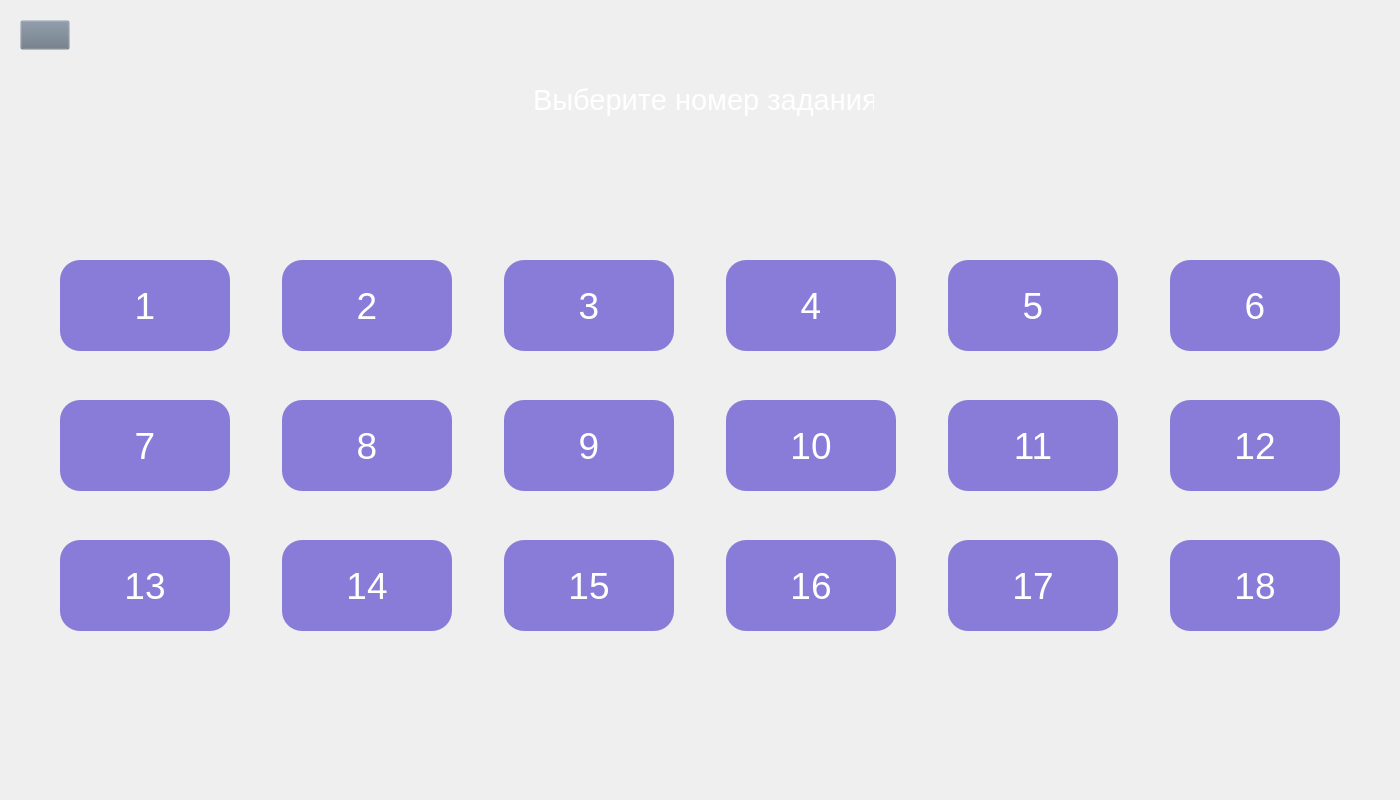
<?xml version="1.0" encoding="UTF-8"?>
<ui version="4.0">
 <class>Form</class>
 <widget class="QWidget" name="Form">
  <property name="geometry">
   <rect>
    <x>0</x>
    <y>0</y>
    <width>1400</width>
    <height>800</height>
   </rect>
  </property>
  <property name="windowTitle">
   <string>Form</string>
  </property>
  <property name="styleSheet">
   <string notr="true">QPushButton#back{
	background-color: rgba(105, 118, 132, 0);
}
QPushButton#back:pressed{
	padding-left: 2px;
	padding-top: 2px;
}</string>
  </property>
  <widget class="QPushButton" name="back">
   <property name="geometry">
    <rect>
     <x>20</x>
     <y>20</y>
     <width>50</width>
     <height>30</height>
    </rect>
   </property>
   <property name="text">
    <string/>
   </property>
   <property name="icon">
    <iconset>
     <normaloff>../Images/right-arrows.png</normaloff>../Images/right-arrows.png</iconset>
   </property>
   <property name="iconSize">
    <size>
     <width>30</width>
     <height>30</height>
    </size>
   </property>
  </widget>
  <widget class="QPushButton" name="exercise_1">
   <property name="geometry">
    <rect>
     <x>60</x>
     <y>260</y>
     <width>170</width>
     <height>91</height>
    </rect>
   </property>
   <property name="font">
    <font>
     <family>MS Shell Dlg 2</family>
     <pointsize>28</pointsize>
    </font>
   </property>
   <property name="styleSheet">
    <string notr="true">background-color: rgb(107,92,209,200); color: White; border-radius: 20px; </string>
   </property>
   <property name="text">
    <string>1</string>
   </property>
  </widget>
  <widget class="QPushButton" name="exercise_2">
   <property name="geometry">
    <rect>
     <x>282</x>
     <y>260</y>
     <width>170</width>
     <height>91</height>
    </rect>
   </property>
   <property name="font">
    <font>
     <family>MS Shell Dlg 2</family>
     <pointsize>28</pointsize>
    </font>
   </property>
   <property name="styleSheet">
    <string notr="true">background-color: rgb(107,92,209,200); color: White; border-radius: 20px; </string>
   </property>
   <property name="text">
    <string>2</string>
   </property>
  </widget>
  <widget class="QPushButton" name="exercise_3">
   <property name="geometry">
    <rect>
     <x>504</x>
     <y>260</y>
     <width>170</width>
     <height>91</height>
    </rect>
   </property>
   <property name="font">
    <font>
     <family>MS Shell Dlg 2</family>
     <pointsize>28</pointsize>
    </font>
   </property>
   <property name="styleSheet">
    <string notr="true">background-color: rgb(107,92,209,200); color: White; border-radius: 20px; </string>
   </property>
   <property name="text">
    <string>3</string>
   </property>
  </widget>
  <widget class="QPushButton" name="exercise_4">
   <property name="geometry">
    <rect>
     <x>726</x>
     <y>260</y>
     <width>170</width>
     <height>91</height>
    </rect>
   </property>
   <property name="font">
    <font>
     <family>MS Shell Dlg 2</family>
     <pointsize>28</pointsize>
    </font>
   </property>
   <property name="styleSheet">
    <string notr="true">background-color: rgb(107,92,209,200); color: White; border-radius: 20px; </string>
   </property>
   <property name="text">
    <string>4</string>
   </property>
  </widget>
  <widget class="QPushButton" name="exercise_5">
   <property name="geometry">
    <rect>
     <x>948</x>
     <y>260</y>
     <width>170</width>
     <height>91</height>
    </rect>
   </property>
   <property name="font">
    <font>
     <family>MS Shell Dlg 2</family>
     <pointsize>28</pointsize>
    </font>
   </property>
   <property name="styleSheet">
    <string notr="true">background-color: rgb(107,92,209,200); color: White; border-radius: 20px; </string>
   </property>
   <property name="text">
    <string>5</string>
   </property>
  </widget>
  <widget class="QPushButton" name="exercise_6">
   <property name="geometry">
    <rect>
     <x>1170</x>
     <y>260</y>
     <width>170</width>
     <height>91</height>
    </rect>
   </property>
   <property name="font">
    <font>
     <family>MS Shell Dlg 2</family>
     <pointsize>28</pointsize>
    </font>
   </property>
   <property name="styleSheet">
    <string notr="true">background-color: rgb(107,92,209,200); color: White; border-radius: 20px; </string>
   </property>
   <property name="text">
    <string>6</string>
   </property>
  </widget>
  <widget class="QPushButton" name="exercise_11">
   <property name="geometry">
    <rect>
     <x>948</x>
     <y>400</y>
     <width>170</width>
     <height>91</height>
    </rect>
   </property>
   <property name="font">
    <font>
     <family>MS Shell Dlg 2</family>
     <pointsize>28</pointsize>
    </font>
   </property>
   <property name="styleSheet">
    <string notr="true">background-color: rgb(107,92,209,200); color: White; border-radius: 20px; </string>
   </property>
   <property name="text">
    <string>11</string>
   </property>
  </widget>
  <widget class="QPushButton" name="exercise_8">
   <property name="geometry">
    <rect>
     <x>282</x>
     <y>400</y>
     <width>170</width>
     <height>91</height>
    </rect>
   </property>
   <property name="font">
    <font>
     <family>MS Shell Dlg 2</family>
     <pointsize>28</pointsize>
    </font>
   </property>
   <property name="styleSheet">
    <string notr="true">background-color: rgb(107,92,209,200); color: White; border-radius: 20px; </string>
   </property>
   <property name="text">
    <string>8</string>
   </property>
  </widget>
  <widget class="QPushButton" name="exercise_7">
   <property name="geometry">
    <rect>
     <x>60</x>
     <y>400</y>
     <width>170</width>
     <height>91</height>
    </rect>
   </property>
   <property name="font">
    <font>
     <family>MS Shell Dlg 2</family>
     <pointsize>28</pointsize>
    </font>
   </property>
   <property name="styleSheet">
    <string notr="true">background-color: rgb(107,92,209,200); color: White; border-radius: 20px; </string>
   </property>
   <property name="text">
    <string>7</string>
   </property>
  </widget>
  <widget class="QPushButton" name="exercise_12">
   <property name="geometry">
    <rect>
     <x>1170</x>
     <y>400</y>
     <width>170</width>
     <height>91</height>
    </rect>
   </property>
   <property name="font">
    <font>
     <family>MS Shell Dlg 2</family>
     <pointsize>28</pointsize>
    </font>
   </property>
   <property name="styleSheet">
    <string notr="true">background-color: rgb(107,92,209,200); color: White; border-radius: 20px; </string>
   </property>
   <property name="text">
    <string>12</string>
   </property>
  </widget>
  <widget class="QPushButton" name="exercise_10">
   <property name="geometry">
    <rect>
     <x>726</x>
     <y>400</y>
     <width>170</width>
     <height>91</height>
    </rect>
   </property>
   <property name="font">
    <font>
     <family>MS Shell Dlg 2</family>
     <pointsize>28</pointsize>
    </font>
   </property>
   <property name="styleSheet">
    <string notr="true">background-color: rgb(107,92,209,200); color: White; border-radius: 20px; </string>
   </property>
   <property name="text">
    <string>10</string>
   </property>
  </widget>
  <widget class="QPushButton" name="exercise_9">
   <property name="geometry">
    <rect>
     <x>504</x>
     <y>400</y>
     <width>170</width>
     <height>91</height>
    </rect>
   </property>
   <property name="font">
    <font>
     <family>MS Shell Dlg 2</family>
     <pointsize>28</pointsize>
    </font>
   </property>
   <property name="styleSheet">
    <string notr="true">background-color: rgb(107,92,209,200); color: White; border-radius: 20px; </string>
   </property>
   <property name="text">
    <string>9</string>
   </property>
  </widget>
  <widget class="QPushButton" name="exercise_18">
   <property name="geometry">
    <rect>
     <x>1170</x>
     <y>540</y>
     <width>170</width>
     <height>91</height>
    </rect>
   </property>
   <property name="font">
    <font>
     <family>MS Shell Dlg 2</family>
     <pointsize>28</pointsize>
    </font>
   </property>
   <property name="styleSheet">
    <string notr="true">background-color: rgb(107,92,209,200); color: White; border-radius: 20px; </string>
   </property>
   <property name="text">
    <string>18</string>
   </property>
  </widget>
  <widget class="QPushButton" name="exercise_15">
   <property name="geometry">
    <rect>
     <x>504</x>
     <y>540</y>
     <width>170</width>
     <height>91</height>
    </rect>
   </property>
   <property name="font">
    <font>
     <family>MS Shell Dlg 2</family>
     <pointsize>28</pointsize>
    </font>
   </property>
   <property name="styleSheet">
    <string notr="true">background-color: rgb(107,92,209,200); color: White; border-radius: 20px; </string>
   </property>
   <property name="text">
    <string>15</string>
   </property>
  </widget>
  <widget class="QPushButton" name="exercise_17">
   <property name="geometry">
    <rect>
     <x>948</x>
     <y>540</y>
     <width>170</width>
     <height>91</height>
    </rect>
   </property>
   <property name="font">
    <font>
     <family>MS Shell Dlg 2</family>
     <pointsize>28</pointsize>
    </font>
   </property>
   <property name="styleSheet">
    <string notr="true">background-color: rgb(107,92,209,200); color: White; border-radius: 20px; </string>
   </property>
   <property name="text">
    <string>17</string>
   </property>
  </widget>
  <widget class="QPushButton" name="exercise_14">
   <property name="geometry">
    <rect>
     <x>282</x>
     <y>540</y>
     <width>170</width>
     <height>91</height>
    </rect>
   </property>
   <property name="font">
    <font>
     <family>MS Shell Dlg 2</family>
     <pointsize>28</pointsize>
    </font>
   </property>
   <property name="styleSheet">
    <string notr="true">background-color: rgb(107,92,209,200); color: White; border-radius: 20px; </string>
   </property>
   <property name="text">
    <string>14</string>
   </property>
  </widget>
  <widget class="QPushButton" name="exercise_16">
   <property name="geometry">
    <rect>
     <x>726</x>
     <y>540</y>
     <width>170</width>
     <height>91</height>
    </rect>
   </property>
   <property name="font">
    <font>
     <family>MS Shell Dlg 2</family>
     <pointsize>28</pointsize>
    </font>
   </property>
   <property name="styleSheet">
    <string notr="true">background-color: rgb(107,92,209,200); color: White; border-radius: 20px; </string>
   </property>
   <property name="text">
    <string>16</string>
   </property>
  </widget>
  <widget class="QPushButton" name="exercise_13">
   <property name="geometry">
    <rect>
     <x>60</x>
     <y>540</y>
     <width>170</width>
     <height>91</height>
    </rect>
   </property>
   <property name="font">
    <font>
     <family>MS Shell Dlg 2</family>
     <pointsize>28</pointsize>
    </font>
   </property>
   <property name="styleSheet">
    <string notr="true">background-color: rgb(107,92,209,200); color: White; border-radius: 20px; </string>
   </property>
   <property name="text">
    <string>13</string>
   </property>
  </widget>
  <widget class="QLabel" name="label">
   <property name="geometry">
    <rect>
     <x>533</x>
     <y>60</y>
     <width>341</width>
     <height>81</height>
    </rect>
   </property>
   <property name="text">
    <string>&lt;html&gt;&lt;head/&gt;&lt;body&gt;&lt;p&gt;&lt;span style=&quot; font-size:22pt; color:#ffffff;&quot;&gt;Выберите номер задания &lt;/span&gt;&lt;/p&gt;&lt;/body&gt;&lt;/html&gt;</string>
   </property>
  </widget>
 </widget>
 <resources/>
 <connections/>
</ui>
